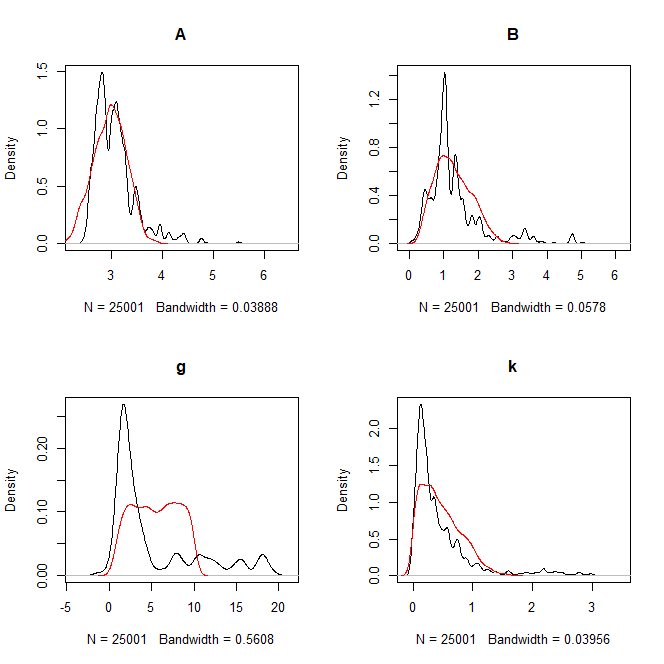

Recreate this plot in R.
library(gk)
library(Ecdat)
library(ggplot2)

# Parameters
n = 250    
a = 3
b = 1
g = 2
k = 0.5

# Observed data
ys <- rgk(n,a,b,g,k,c=0.8)

improper_uniform_log_density = function(theta) {
  if (theta[2]<0 || theta[4]<0) return(-Inf)
  return(0)
}
mymcmc = function(x, N, model=c("gk", "gh"), logB=FALSE, get_log_prior=improper_uniform_log_density, theta0, Sigma0, t0=100, epsilon=1E-6, silent=FALSE, plotEvery=100) {
  if (!is.numeric(x)) stop("x must be numeric (a vector of observations)")
  if (!silent) { oldask = par(ask=FALSE) } ##Don't ask before progress plots
  output = matrix(nrow=N+1, ncol=4)
  colnames(output) = c("A", ifelse(logB, "log B", "B"), "g", ifelse(model[1]=="gk", "k", "h"))
  if (model[1] == "gk") {
    if (logB) {
      get_log_likelihood = function(theta) sum(dgk(x, theta[1], exp(theta[2]), theta[3], theta[4], log=TRUE))
    } else {
      get_log_likelihood = function(theta) sum(dgk(x, theta[1], theta[2], theta[3], theta[4], log=TRUE))
    }
  } else {
    if (logB) {
      get_log_likelihood = function(theta) sum(dgh(x, theta[1], exp(theta[2]), theta[3], theta[4], log=TRUE))
    } else {
      get_log_likelihood = function(theta) sum(dgh(x, theta[1], theta[2], theta[3], theta[4], log=TRUE))
    }
  }
  output[1,] = theta0
  theta = theta0
  Sigma = Sigma0
  C = chol(Sigma0)
  theta_bar = 0*theta0 ##Mean value of theta
  theta_mom2 = 0*Sigma ##2nd moment of theta
  if (!silent) { prog_bar = progress::progress_bar$new(total = N+1, format = "[:bar] :percent eta: :eta") }
  log_prior = get_log_prior(theta)
  log_likelihood = get_log_likelihood(theta)
  if (!silent) { prog_bar$tick() }
  for (i in 1:N) {
    theta_bar = theta_bar*(i-1)/i + theta/i
    theta_mom2 = theta_mom2*(i-1)/i + theta%*%t(theta)/i
    if (i > t0) {
      C = chol(theta_mom2 - theta_bar %*% t(theta_bar) + epsilon*diag(4))
    }
    theta_prop = theta + C %*% stats::rnorm(4)
    log_prior_prop = get_log_prior(theta_prop)
    if (log_prior_prop > -Inf) { ##Skip following if proposal has zero prior
      log_likelihood_prop = get_log_likelihood(theta_prop)
      r = log_prior_prop + log_likelihood_prop - log_prior - log_likelihood
      if (stats::runif(1) < exp(r)) {
        theta = theta_prop
        log_prior = log_prior_prop
        log_likelihood = log_likelihood_prop
      }
    }
    output[i+1,] = theta
    if (!silent && ((i+1) %% plotEvery == 0)) {
      graphics::par(mfrow=c(2,2))
      for (j in 1:4) {
        ylim = range(output[ceiling(i/10):(i+1),j])
        graphics::plot(output[,j], type='s', xlim=c(1,N), ylim=ylim, xlab="MCMC iteration", ylab=colnames(output)[j])
      }
    }
    if (!silent) { prog_bar$tick() }
  }
  if (!silent) { par(ask=oldask) }
  output
}

set.seed(1)
x = rgk(10, A=3, B=1, g=2, k=0.5) ##mall dataset for fast execution
x11()
out = mymcmc(x, N=2047, theta0=c(mean(x),sd(x),0,0), Sigma0=0.1*diag(4))

x11()
par (mfrow=c(2,2))
plot(density(out[,1]), main='A')
plot(density(out[,2]), main='B')
plot(density(out[,3]), main='g')
plot(density(out[,4]), main='k')

# Parameters' check
a_new <- 2.9
b_new <- 0.9
g_new <- 2.1
k_new <- 0.5

y_new <- rgk(n,a_new,b_new,g_new,k_new,c=0.8)
x11()
par (mfrow=c(1,2))
plot(density(ys),main='g-and-k distribution')
plot(density(y_new), main='Observed g-and-k distribution')

N_particles = 2048
N = 2.4*10^6
rprior = function(i) {
  cbind(runif(i,0,10), 
        runif(i,0,10), 
        runif(i,0,10), 
        runif(i,0,10))}

myabc = function(x, N, rprior, M, sumstats=c("all order statistics", "octiles", "moment estimates"), silent=FALSE) {
  nobs = length(x)
  # Define simStats: a function to simulate one set of summary statistics
  # and sobs: the observed summary statistics
  sobs = sort(x)
  simStats = function(theta) sort(rgk(nobs, A=theta[1], B=theta[2], g=theta[3], k=theta[4]))
  batch_size = 10^4
  nbatches = ceiling(N / batch_size)
  last_batch_size = N %% batch_size
  if (last_batch_size == 0) { last_batch_size = batch_size }
  if (!silent) { prog_bar = progress::progress_bar$new(total = nbatches, format = "[:bar] :percent eta: :eta") }
  batch_out = myabc_batch(sobs, rprior(batch_size), simStats, M)
  samp = batch_out$samp
  if (!silent) { prog_bar$tick() }
  next_batch_size = batch_size
  for (b in 2:nbatches) {
    if (b==nbatches) { next_batch_size = last_batch_size }
    next_samp = myabc_batch(sobs, rprior(next_batch_size), simStats, M)$samp
    samp = rbind(samp, next_samp)
    toacc = order(samp[,5])[1:M]
    samp = samp[toacc,]
    if (!silent) { prog_bar$tick() }
    
  }
  colnames(samp) = c("A","B", "g", "k", "distance")
  return(samp)
}
myabc_batch = function(sobs, priorSims, simStats, M) {
  summaries = apply(priorSims, 1, simStats)
  # Calculate distances
  d = apply(summaries, 2, function(s) { sum(abs(s-sobs))/N })
  # Construct and return output
  toacc = order(d)[1:M]
  samp = cbind(priorSims[toacc,], d[toacc])
  list(samp=samp)
}

## Wasserstein distance ##
risultato<-myabc(ys, N=2.4*10^6, rprior=rprior, M=2048,sumstats="all order statistics")
## weighted euclidean distance ##
#risultato <- abc(ys,N=2.4*10^6, "gk",rprior=rprior,M=2048,sumstats="all order statistics") 

x11()
par (mfrow=c(2,2))
plot((risultato[,1]), main='A', type='l', xlab='Iterations', ylab= '')
plot((risultato[,2]), main='B', type='l', xlab='Iterations', ylab= '')
plot((risultato[,3]), main='g', type='l', xlab='Iterations', ylab= '')
plot((risultato[,4]), main='k', type='l', xlab='Iterations', ylab= '')

x11()
par (mfrow=c(2,2))
plot(density(out[,1]), main='A')
#legend(3.7, 1.2, legend=c("Target", "Result"),col=c("black", "red"), lty=1:1, cex=0.8)
points(density(risultato[,1]),col='red',type='l', main='A')
plot(density(out[,2]), main='B')
points(density(risultato[,2]),col='red', type='l', main='A')
plot(density(out[,3]), main='g')
points(density(risultato[,3]),col='red', type='l', main='A')
plot(density(out[,4]), main='k')
points(density(risultato[,4]),col='red', type='l', main='A')


graphics.off()
